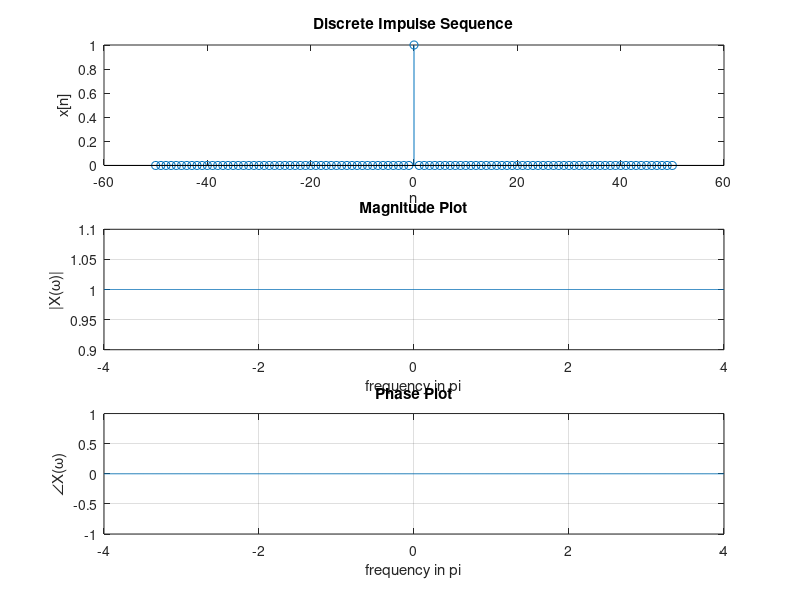
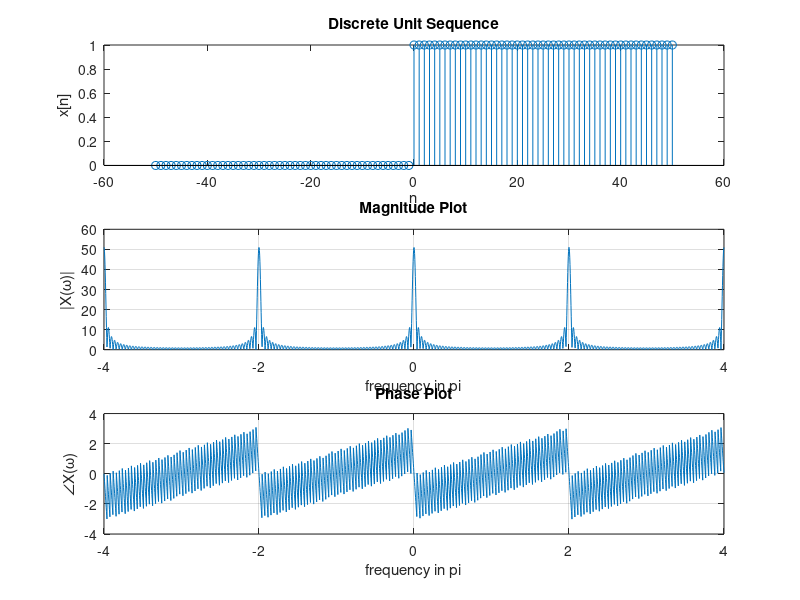
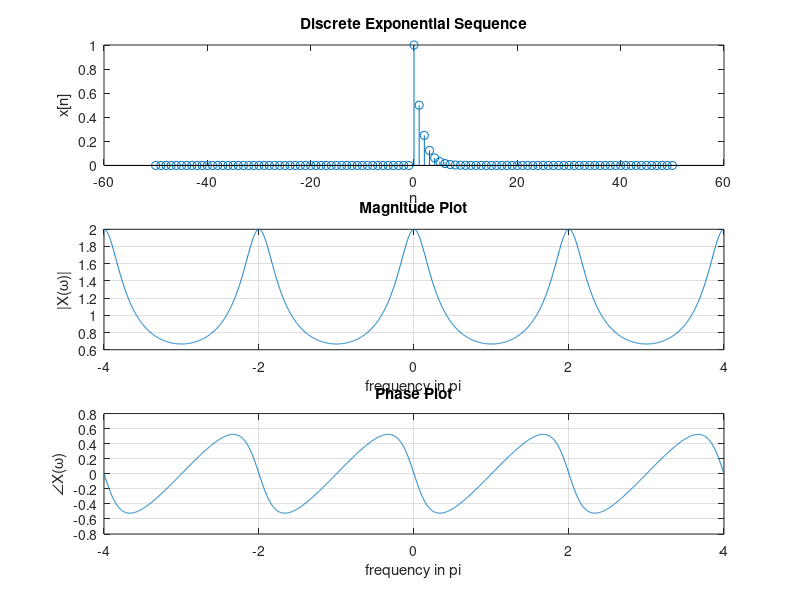
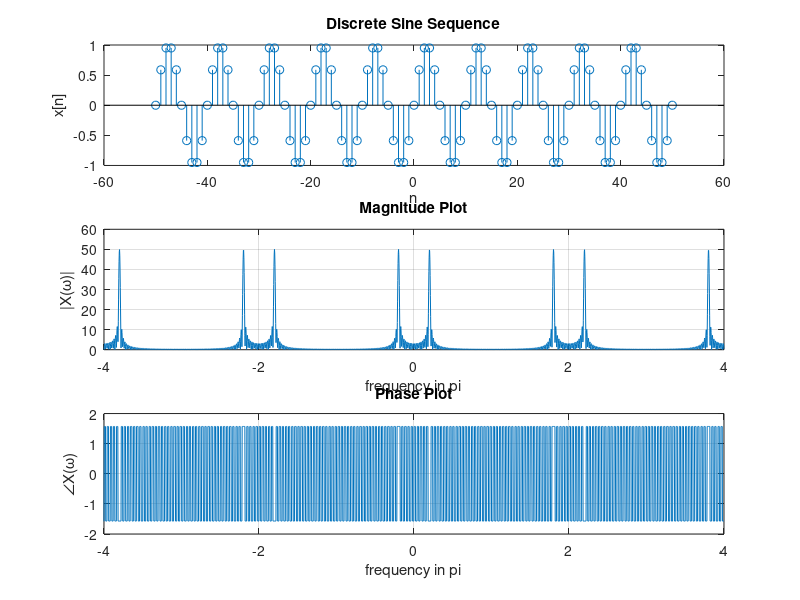

Reproduce these figures in MATLAB, in order.
% To find the DTFT and IDTFT of Discrete Signals
clear all;
close all;
clc;

n = -50:50;

%% Unit Impulse Function
figure("Name", "Unit Impulse DTFT");
for ii = 1:length(n)
    if n(ii) == 0
        x(ii) = 1;
    else
        x(ii) = 0;
    end
end
subplot(3,2,1:2);
stem(n,x);
xlabel('n');
ylabel('x[n]');
title("Discrete Impulse Sequence");
omega = -4*pi:0.01:4*pi;
Xtemp = [];
X = [];
for a = 1:length(omega)
    for b = 1:length(n)
        Xtemp = [Xtemp x(b)*exp(-j*omega(a)*n(b))];
    end
    Xtemp = sum(Xtemp);
    X = [X Xtemp];
    Xtemp = [];
end
magx = abs(X);
subplot(3,2,3:4);
plot(omega/pi, magx); grid on;
xlabel("frequency in pi");
ylabel("|X(ω)|");
title("Magnitude Plot");
angx = angle(X);
subplot(3,2,5:6);
plot(omega/pi, angx); grid on;
xlabel("frequency in pi");
ylabel("∠X(ω)");
title("Phase Plot");

figure("Name", "Unit Step DTFT");
%% Unit Step Sequence
uT = zeros(size(n));
uT(n >= 0) = 1; 
subplot(3,2,1:2);
stem(n,uT);
xlabel('n');
ylabel('x[n]');
title("Discrete Unit Sequence");
omega = -4*pi:0.01:4*pi;
Xtemp = [];
X = [];
for a = 1:length(omega)
    for b = 1:length(n)
        Xtemp = [Xtemp uT(b)*exp(-j*omega(a)*n(b))];
    end
    Xtemp = sum(Xtemp);
    X = [X Xtemp];
    Xtemp = [];
end
magx = abs(X);
subplot(3,2,3:4);
plot(omega/pi, magx); grid on;
xlabel("frequency in pi");
ylabel("|X(ω)|");
title("Magnitude Plot");
angx = angle(X);
subplot(3,2,5:6);
plot(omega/pi, angx); grid on;
xlabel("frequency in pi");
ylabel("∠X(ω)");
title("Phase Plot");

figure("Name", "Exponential DTFT");
%% Exponential Sequence
eT = zeros(size(n));
eT(n >= 0) = (0.5).^n(n >= 0);
subplot(3,2,1:2);
stem(n,eT);
xlabel('n');
ylabel('x[n]');
title("Discrete Exponential Sequence");
omega = -4*pi:0.01:4*pi;
Xtemp = [];
X = [];
for a = 1:length(omega)
    for b = 1:length(n)
        Xtemp = [Xtemp eT(b)*exp(-j*omega(a)*n(b))];
    end
    Xtemp = sum(Xtemp);
    X = [X Xtemp];
    Xtemp = [];
end
magx = abs(X);
subplot(3,2,3:4);
plot(omega/pi, magx); grid on;
xlabel("frequency in pi");
ylabel("|X(ω)|");
title("Magnitude Plot");
angx = angle(X);
subplot(3,2,5:6);
plot(omega/pi, angx); grid on;
xlabel("frequency in pi");
ylabel("∠X(ω)");
title("Phase Plot");

figure("Name", "Sine DTFT");
%% Sine Sequence
Sin = zeros(size(n)); M = 1; N = 10;
Sin = 1*sin(2*pi*M/N*n);
subplot(3,2,1:2);
stem(n,Sin);
xlabel('n');
ylabel('x[n]');
title("Discrete Sine Sequence");
omega = -4*pi:0.01:4*pi;
Xtemp = [];
X = [];
for a = 1:length(omega)
    for b = 1:length(n)
        Xtemp = [Xtemp Sin(b)*exp(-j*omega(a)*n(b))];
    end
    Xtemp = sum(Xtemp);
    X = [X Xtemp];
    Xtemp = [];
end
magx = abs(X);
subplot(3,2,3:4);
plot(omega/pi, magx); grid on;
xlabel("frequency in pi");
ylabel("|X(ω)|");
title("Magnitude Plot");
angx = angle(X);
subplot(3,2,5:6);
plot(omega/pi, angx); grid on;
xlabel("frequency in pi");
ylabel("∠X(ω)");
title("Phase Plot");

figure("Name", "Rectangle DTFT");
%% Rect Sequence
Ret = zeros(size(n)); 
Ret(n > -5 & n < 5) = 1;
subplot(3,2,1:2);
stem(n,Ret);
xlabel('n');
ylabel('x[n]');
title("Discrete Rectangular Sequence");
omega = -4*pi:0.01:4*pi;
Xtemp = [];
X = [];
for a = 1:length(omega)
    for b = 1:length(n)
        Xtemp = [Xtemp Ret(b)*exp(-j*omega(a)*n(b))];
    end
    Xtemp = sum(Xtemp);
    X = [X Xtemp];
    Xtemp = [];
end
magx = abs(X);
subplot(3,2,3:4);
plot(omega/pi, magx); grid on;
xlabel("frequency in pi");
ylabel("|X(ω)|");
title("Magnitude Plot");
angx = angle(X);
subplot(3,2,5:6);
plot(omega/pi, angx); grid on;
xlabel("frequency in pi");
ylabel("∠X(ω)");
title("Phase Plot");

figure("Name", "Sinc DTFT");
%% Sinc Sequence
Sinc = zeros(size(n)); 
Sinc(n == 0) = 1;  % Define Sinc(0) = 1 to avoid division by zero at n=0
Sinc(n ~= 0) = sin(pi*n(n ~= 0)/5) ./ (pi*n(n ~= 0)/5); % Correct Sinc definition
subplot(3,2,1:2);
stem(n,Sinc);
xlabel('n');
ylabel('x[n]');
title("Discrete Sinc Sequence");
omega = -4*pi:0.01:4*pi;
Xtemp = [];
X = [];
for a = 1:length(omega)
    for b = 1:length(n)
        Xtemp = [Xtemp Sinc(b)*exp(-j*omega(a)*n(b))];
    end
    Xtemp = sum(Xtemp);
    X = [X Xtemp];
    Xtemp = [];
end
magx = abs(X);
subplot(3,2,3:4);
plot(omega/pi, magx); grid on;
xlabel("frequency in pi");
ylabel("|X(ω)|");
title("Magnitude Plot");
angx = angle(X);
subplot(3,2,5:6);
plot(omega/pi, angx); grid on;
xlabel("frequency in pi");
ylabel("∠X(ω)");
title("Phase Plot");

%% Practical 6:
% Prove linearity property
% Time shifting
% Time reversal
% Parsevals 